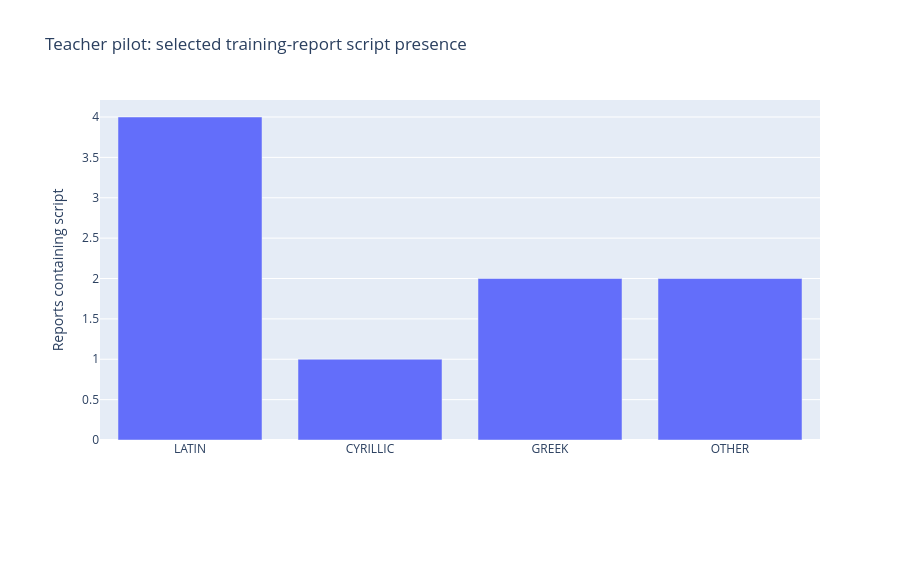

Write notebook code for a chart like this one.
### Markdown cell above
## 02. Selected report scripts

Counts, assignment changes and software checks are not evidence of clinical accuracy or AUC improvement.

### Code cell
display_saved(2)

### Figure 1 — Plotly figure (JSON) as saved in the notebook; plotly's stock layout.template omitted (floating-point values rounded to 4 significant figures)
{"data": [{"name": "Selected reports", "type": "bar", "x": ["LATIN", "CYRILLIC", "GREEK", "OTHER"], "y": [4, 1, 2, 2]}], "layout": {"barmode": "group", "height": 580, "margin": {"b": 140, "l": 100}, "meta": {"numeric_spec_sha256": "a58cd330c4863f35e48ab2031d5c45d709c4504feeb493323aba310470a90145", "role": "aggregate_teacher_diagnostic"}, "title": {"text": "Teacher pilot: selected training-report script presence"}, "yaxis": {"title": {"text": "Reports containing script"}}}}
